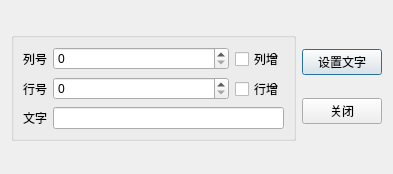
<?xml version="1.0" encoding="UTF-8"?>
<ui version="4.0">
 <class>TDialogLocate</class>
 <widget class="QDialog" name="TDialogLocate">
  <property name="geometry">
   <rect>
    <x>0</x>
    <y>0</y>
    <width>393</width>
    <height>174</height>
   </rect>
  </property>
  <property name="windowTitle">
   <string>Dialog</string>
  </property>
  <layout class="QGridLayout" name="gridLayout_2" columnstretch="1,0">
   <item row="0" column="0">
    <widget class="QGroupBox" name="groupBox">
     <property name="title">
      <string/>
     </property>
     <layout class="QGridLayout" name="gridLayout" columnstretch="0,1,0">
      <item row="0" column="0">
       <widget class="QLabel" name="label">
        <property name="text">
         <string>列号</string>
        </property>
       </widget>
      </item>
      <item row="0" column="1">
       <widget class="QSpinBox" name="spinBoxColumn"/>
      </item>
      <item row="0" column="2">
       <widget class="QCheckBox" name="chkBoxColumn">
        <property name="text">
         <string>列增</string>
        </property>
       </widget>
      </item>
      <item row="1" column="0">
       <widget class="QLabel" name="label_2">
        <property name="text">
         <string>行号</string>
        </property>
       </widget>
      </item>
      <item row="1" column="1">
       <widget class="QSpinBox" name="spinBoxRow"/>
      </item>
      <item row="1" column="2">
       <widget class="QCheckBox" name="chkBoxRow">
        <property name="text">
         <string>行增</string>
        </property>
       </widget>
      </item>
      <item row="2" column="0">
       <widget class="QLabel" name="label_3">
        <property name="text">
         <string>文字</string>
        </property>
       </widget>
      </item>
      <item row="2" column="1" colspan="2">
       <widget class="QLineEdit" name="edtCaption"/>
      </item>
     </layout>
    </widget>
   </item>
   <item row="0" column="1">
    <layout class="QVBoxLayout" name="verticalLayout">
     <item>
      <widget class="QPushButton" name="btnSetText">
       <property name="text">
        <string>设置文字</string>
       </property>
       <property name="icon">
        <iconset resource="res.qrc">
         <normaloff>:/img/images/font.png</normaloff>:/img/images/font.png</iconset>
       </property>
      </widget>
     </item>
     <item>
      <widget class="QPushButton" name="btnClose">
       <property name="text">
        <string>关闭</string>
       </property>
       <property name="icon">
        <iconset resource="res.qrc">
         <normaloff>:/img/images/quit.png</normaloff>:/img/images/quit.png</iconset>
       </property>
      </widget>
     </item>
    </layout>
   </item>
  </layout>
 </widget>
 <resources>
  <include location="res.qrc"/>
 </resources>
 <connections>
  <connection>
   <sender>btnClose</sender>
   <signal>clicked()</signal>
   <receiver>TDialogLocate</receiver>
   <slot>close()</slot>
   <hints>
    <hint type="sourcelabel">
     <x>342</x>
     <y>117</y>
    </hint>
    <hint type="destinationlabel">
     <x>196</x>
     <y>86</y>
    </hint>
   </hints>
  </connection>
 </connections>
</ui>
